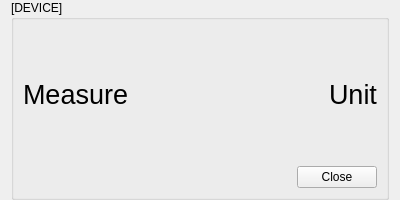
<?xml version="1.0" encoding="UTF-8"?>
<ui version="4.0">
 <class>Device_Form</class>
 <widget class="QWidget" name="Device_Form">
  <property name="geometry">
   <rect>
    <x>0</x>
    <y>0</y>
    <width>400</width>
    <height>200</height>
   </rect>
  </property>
  <property name="minimumSize">
   <size>
    <width>400</width>
    <height>200</height>
   </size>
  </property>
  <property name="maximumSize">
   <size>
    <width>400</width>
    <height>200</height>
   </size>
  </property>
  <property name="windowTitle">
   <string>Form</string>
  </property>
  <layout class="QHBoxLayout" name="horizontalLayout">
   <property name="topMargin">
    <number>0</number>
   </property>
   <property name="bottomMargin">
    <number>0</number>
   </property>
   <item>
    <widget class="QGroupBox" name="groupBox">
     <property name="sizePolicy">
      <sizepolicy hsizetype="MinimumExpanding" vsizetype="Preferred">
       <horstretch>0</horstretch>
       <verstretch>0</verstretch>
      </sizepolicy>
     </property>
     <property name="title">
      <string>[DEVICE]</string>
     </property>
     <layout class="QVBoxLayout" name="verticalLayout">
      <item>
       <layout class="QHBoxLayout" name="hLayout_1">
        <item>
         <widget class="QLabel" name="label_Measure">
          <property name="sizePolicy">
           <sizepolicy hsizetype="MinimumExpanding" vsizetype="Preferred">
            <horstretch>0</horstretch>
            <verstretch>0</verstretch>
           </sizepolicy>
          </property>
          <property name="font">
           <font>
            <pointsize>20</pointsize>
           </font>
          </property>
          <property name="text">
           <string>Measure</string>
          </property>
         </widget>
        </item>
        <item>
         <widget class="QLabel" name="label_Unit">
          <property name="font">
           <font>
            <pointsize>20</pointsize>
           </font>
          </property>
          <property name="text">
           <string>Unit</string>
          </property>
         </widget>
        </item>
       </layout>
      </item>
      <item>
       <layout class="QHBoxLayout" name="hLayout_2"/>
      </item>
      <item>
       <layout class="QHBoxLayout" name="hLayout_3">
        <item>
         <widget class="QLabel" name="label_Warning">
          <property name="sizePolicy">
           <sizepolicy hsizetype="Preferred" vsizetype="Fixed">
            <horstretch>0</horstretch>
            <verstretch>0</verstretch>
           </sizepolicy>
          </property>
          <property name="minimumSize">
           <size>
            <width>50</width>
            <height>0</height>
           </size>
          </property>
          <property name="text">
           <string/>
          </property>
         </widget>
        </item>
        <item>
         <spacer name="horizontalSpacer">
          <property name="orientation">
           <enum>Qt::Horizontal</enum>
          </property>
          <property name="sizeHint" stdset="0">
           <size>
            <width>40</width>
            <height>20</height>
           </size>
          </property>
         </spacer>
        </item>
        <item>
         <widget class="QPushButton" name="pButton_Close">
          <property name="sizePolicy">
           <sizepolicy hsizetype="Preferred" vsizetype="Fixed">
            <horstretch>0</horstretch>
            <verstretch>0</verstretch>
           </sizepolicy>
          </property>
          <property name="text">
           <string>Close</string>
          </property>
         </widget>
        </item>
       </layout>
      </item>
     </layout>
    </widget>
   </item>
  </layout>
 </widget>
 <resources/>
 <connections>
  <connection>
   <sender>pButton_Close</sender>
   <signal>clicked()</signal>
   <receiver>Device_Form</receiver>
   <slot>close()</slot>
   <hints>
    <hint type="sourcelabel">
     <x>351</x>
     <y>164</y>
    </hint>
    <hint type="destinationlabel">
     <x>309</x>
     <y>10</y>
    </hint>
   </hints>
  </connection>
 </connections>
</ui>
